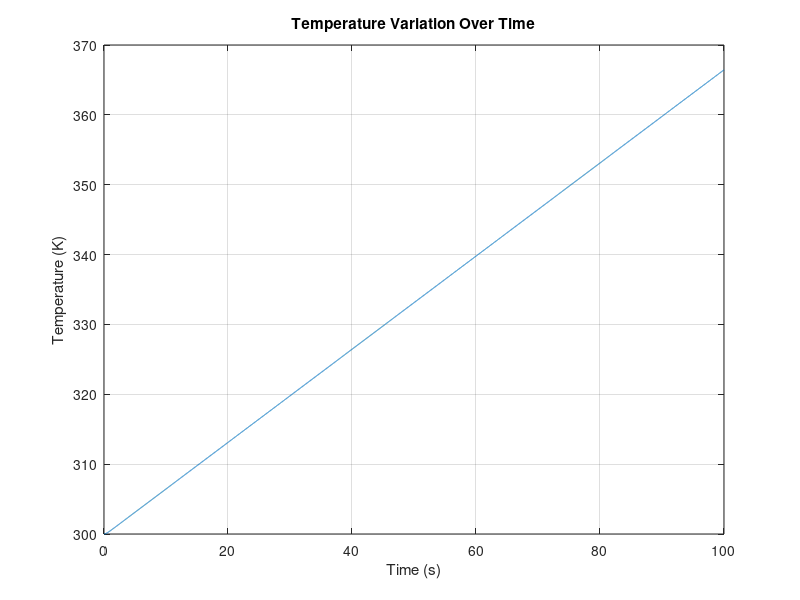

MATLAB code to generate this figure:
T0 = 300;
% t = 0:0.001:0.5;
t = 0:0.01:100;

T2 = 2/9 *(3*t-1+exp(-3*t))+T0;

plot(t, T2);
xlabel('Time (s)');
ylabel('Temperature (K)');
title('Temperature Variation Over Time');
grid on;
